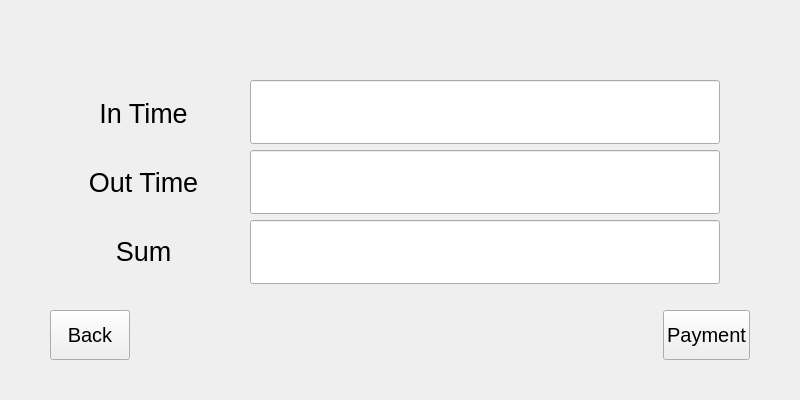
<?xml version="1.0" encoding="UTF-8"?>
<ui version="4.0">
 <class>PaymentUI</class>
 <widget class="QWidget" name="PaymentUI">
  <property name="geometry">
   <rect>
    <x>0</x>
    <y>0</y>
    <width>800</width>
    <height>400</height>
   </rect>
  </property>
  <property name="windowTitle">
   <string>Form</string>
  </property>
  <layout class="QVBoxLayout" name="verticalLayout_6">
   <item>
    <widget class="QStackedWidget" name="stackedWidget">
     <widget class="QWidget" name="page_3">
      <layout class="QHBoxLayout" name="horizontalLayout_3">
       <item>
        <layout class="QVBoxLayout" name="verticalLayout_3" stretch="0,6,0,3,0">
         <item>
          <spacer name="verticalSpacer">
           <property name="orientation">
            <enum>Qt::Vertical</enum>
           </property>
           <property name="sizeHint" stdset="0">
            <size>
             <width>20</width>
             <height>60</height>
            </size>
           </property>
          </spacer>
         </item>
         <item>
          <layout class="QHBoxLayout" name="horizontalLayout" stretch="3,7">
           <property name="spacing">
            <number>3</number>
           </property>
           <item>
            <layout class="QVBoxLayout" name="verticalLayout">
             <property name="leftMargin">
              <number>20</number>
             </property>
             <property name="rightMargin">
              <number>0</number>
             </property>
             <item>
              <widget class="QLabel" name="entry_time_label">
               <property name="font">
                <font>
                 <pointsize>20</pointsize>
                </font>
               </property>
               <property name="text">
                <string>In Time</string>
               </property>
               <property name="alignment">
                <set>Qt::AlignCenter</set>
               </property>
              </widget>
             </item>
             <item>
              <widget class="QLabel" name="departure_time_label">
               <property name="font">
                <font>
                 <pointsize>20</pointsize>
                </font>
               </property>
               <property name="text">
                <string>Out Time</string>
               </property>
               <property name="alignment">
                <set>Qt::AlignCenter</set>
               </property>
              </widget>
             </item>
             <item>
              <widget class="QLabel" name="total_fee_label">
               <property name="font">
                <font>
                 <pointsize>20</pointsize>
                </font>
               </property>
               <property name="text">
                <string>Sum</string>
               </property>
               <property name="alignment">
                <set>Qt::AlignCenter</set>
               </property>
              </widget>
             </item>
            </layout>
           </item>
           <item>
            <layout class="QVBoxLayout" name="verticalLayout_2">
             <property name="spacing">
              <number>6</number>
             </property>
             <property name="rightMargin">
              <number>60</number>
             </property>
             <item>
              <widget class="QLineEdit" name="entry_time_line">
               <property name="maximumSize">
                <size>
                 <width>500</width>
                 <height>500</height>
                </size>
               </property>
               <property name="font">
                <font>
                 <pointsize>18</pointsize>
                </font>
               </property>
              </widget>
             </item>
             <item>
              <widget class="QLineEdit" name="departure_time_line">
               <property name="maximumSize">
                <size>
                 <width>500</width>
                 <height>500</height>
                </size>
               </property>
               <property name="font">
                <font>
                 <pointsize>18</pointsize>
                </font>
               </property>
              </widget>
             </item>
             <item>
              <widget class="QLineEdit" name="total_fee_line">
               <property name="maximumSize">
                <size>
                 <width>500</width>
                 <height>500</height>
                </size>
               </property>
               <property name="font">
                <font>
                 <pointsize>18</pointsize>
                </font>
               </property>
              </widget>
             </item>
            </layout>
           </item>
          </layout>
         </item>
         <item>
          <spacer name="verticalSpacer_2">
           <property name="orientation">
            <enum>Qt::Vertical</enum>
           </property>
           <property name="sizeHint" stdset="0">
            <size>
             <width>20</width>
             <height>20</height>
            </size>
           </property>
          </spacer>
         </item>
         <item>
          <layout class="QHBoxLayout" name="horizontalLayout_2">
           <property name="spacing">
            <number>0</number>
           </property>
           <property name="leftMargin">
            <number>30</number>
           </property>
           <property name="rightMargin">
            <number>30</number>
           </property>
           <item>
            <widget class="QPushButton" name="back_button">
             <property name="maximumSize">
              <size>
               <width>100</width>
               <height>50</height>
              </size>
             </property>
             <property name="font">
              <font>
               <pointsize>15</pointsize>
              </font>
             </property>
             <property name="text">
              <string>Back</string>
             </property>
            </widget>
           </item>
           <item>
            <spacer name="horizontalSpacer">
             <property name="orientation">
              <enum>Qt::Horizontal</enum>
             </property>
             <property name="sizeHint" stdset="0">
              <size>
               <width>20</width>
               <height>20</height>
              </size>
             </property>
            </spacer>
           </item>
           <item>
            <widget class="QPushButton" name="payment_button">
             <property name="sizePolicy">
              <sizepolicy hsizetype="Minimum" vsizetype="Fixed">
               <horstretch>0</horstretch>
               <verstretch>0</verstretch>
              </sizepolicy>
             </property>
             <property name="maximumSize">
              <size>
               <width>200</width>
               <height>50</height>
              </size>
             </property>
             <property name="font">
              <font>
               <pointsize>15</pointsize>
              </font>
             </property>
             <property name="text">
              <string>Payment</string>
             </property>
            </widget>
           </item>
          </layout>
         </item>
         <item>
          <spacer name="verticalSpacer_3">
           <property name="orientation">
            <enum>Qt::Vertical</enum>
           </property>
           <property name="sizeHint" stdset="0">
            <size>
             <width>20</width>
             <height>20</height>
            </size>
           </property>
          </spacer>
         </item>
        </layout>
       </item>
      </layout>
     </widget>
    </widget>
   </item>
  </layout>
 </widget>
 <resources/>
 <connections/>
</ui>
